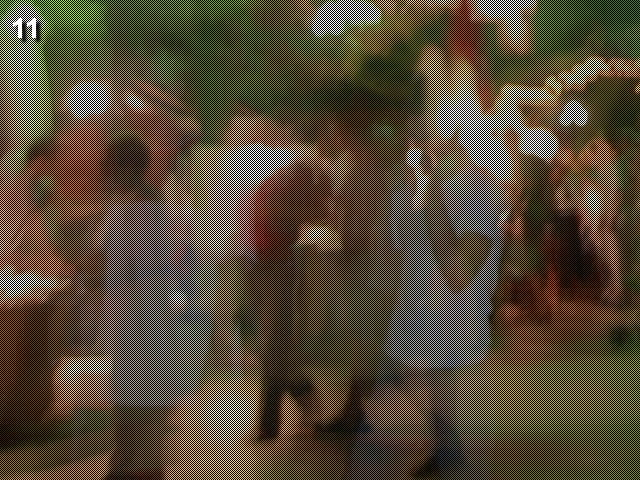
#> input picture cave.jpg, 640 x 480 px
$ python pyChallenge11.py
#> lines starting #> are read from the running program, lines starting #| are printed output that depends on the picture
__author__ = 'Scott'
#pyChallenge 11
#url: http://www.pythonchallenge.com/pc/return/5808.html

#HINT: odd even

from PIL import Image

#open image
img = Image.open("cave.jpg")
#> img is the input picture: PIL image 640x480 RGB; mean R, G, B 85.8, 73.7, 57.3
img= img.convert("RGB")
new1 = Image.new("RGB", img.size)
#> new1: PIL image 640x480 RGB; every value is 0

#iterate through pixels
for i in range(img.size[0]):
    for j in range(img.size[1]):
        if i % 2 == 0 and j % 2 ==0:
            new1.putpixel((i,j), img.getpixel((i, j)))
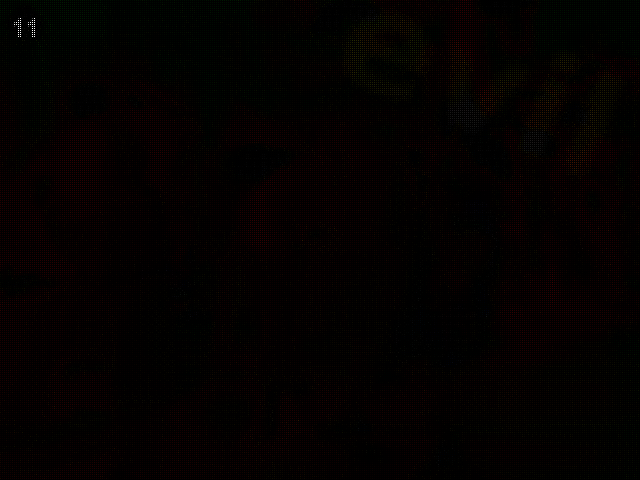
#> new1: PIL image 640x480 RGB; mean R, G, B 3.9, 1, 0.1
new1.show()

#Yeilds an image with the text: evil

#url: http://www.pythonchallenge.com/pc/return/evil.html

$ run again, with evil1.jpg copied over cave.jpg
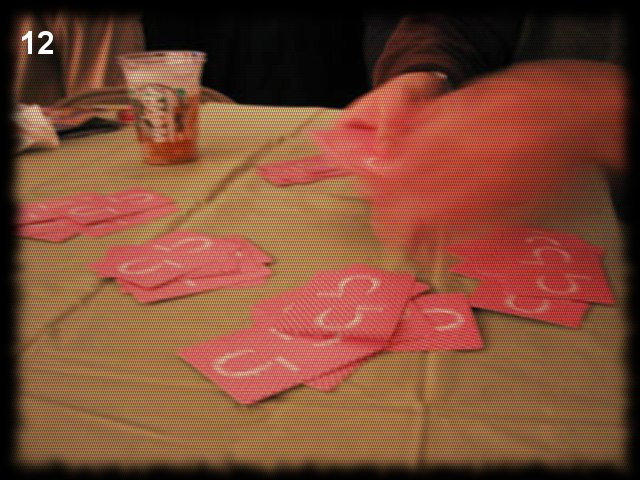
#> input picture evil1.jpg, 640 x 480 px
#> img is the input picture: PIL image 640x480 RGB; mean R, G, B 125.2, 74.5, 53.1
#> after the loop `for i in range(img.size[0]):`:
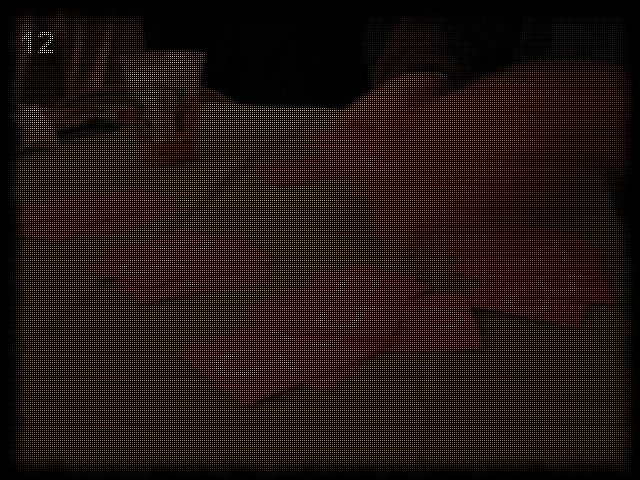
#> new1: PIL image 640x480 RGB; mean R, G, B 31.3, 18.6, 13.3
